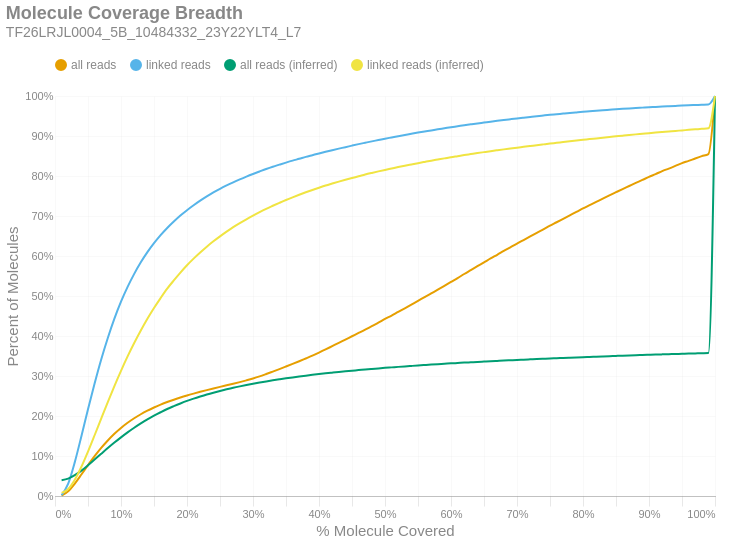

The notebook cell saved with this chart:
### Markdown cell above
### Molecule Read Coverage
This chart shows molecule coverage breadth as computed by the number of bases aligned to that molecule. In other words, "*how much of each unique long molecule is actually sequenced/aligned?*" Keep in mind there is a distinction between sequences and alignments, since some sequences belonging to a particular molecule may not align well and wouldn't appear in the alignment data. This chart also shows molecule coverage breadth as computed by the *inferred fragment* from which the aligned sequences originate. Unlike read coverage, this calculation takes into account the total insert size, including unsequenced gaps between the forward and reverse reads. Like the previous figures, these are cumulative percents.

### Code cell
if SKIPLR:
    print_html(f"Skipped")
else:
    binned_df = consolidated_hist(valids['coverage_bp'], mask, 0.01, True)
    binned_df_inf = consolidated_hist(valids['coverage_inserts'], mask, 0.01, True)
    binned_df = binned_df.with_columns(pl.lit(binned_df_inf['all reads (cumsum)']).alias('all reads (inferred)'))
    binned_df = binned_df.with_columns(pl.lit(binned_df_inf['linked reads (cumsum)']).alias('linked reads (inferred)'))
    binned_df = binned_df.with_columns(
        (pl.col('bin').cast(pl.Float64) + 0.01).alias('right_edge')
    )

    with SafeRender(binned_df):
        (
            density_plot(binned_df, 'Molecule Coverage Breadth', samplename, 'molcov', ['all reads (inferred)','linked reads (inferred)'])
            .encode(
                #x=alt.X('bin:Q', title="% Molecule Covered").axis(format = '%').scale(padding=0),
                x=alt.X('right_edge:Q', title="% Molecule Covered").axis(format='%').scale(padding=0),
                y=alt.Y('value:Q', title='Percent of Molecules')
                    .axis(format='%')
                    .stack(False)
                    .scale(domainMin=0, padding=0),
                color=alt.Color("key:N").scale(domain = ["all reads", "linked reads", "all reads (inferred)", "linked reads (inferred)"]),
                tooltip = [
                    alt.Tooltip("key:N", title = "Data Type"),
                    alt.Tooltip("range_label:N", title="% Molecule Covered"),
                    alt.Tooltip("value:Q", format = ".2%", title="% Molecules")
                ]
            )
        ).display()

### Figure 1 — Vega-Lite specification as saved in the notebook (floating-point values rounded to 4 significant figures)
{"width": "container", "height": 400, "config": {"title": {"anchor": "start", "dy": -15, "fontSize": 18, "color": "#888888", "subtitleColor": "#888888", "subtitleFontSize": 14}, "arc": {"fill": "#0072B2"}, "axis": {"domainColor": "#888888", "domainWidth": 0.5, "gridWidth": 0.2, "grid": false, "titleFontWeight": 400, "titleFontSize": 15, "labelFontSize": 11, "labelColor": "#888888", "tickColor": "#888888", "tickWidth": 0.2, "titleColor": "#888888"}, "axisBand": {"grid": false}, "axisX": {"grid": true, "tickSize": 10, "domainCap": "round"}, "axisY": {"domain": false, "grid": true, "tickSize": 0, "domainCap": "round"}, "background": "transparent", "header": {"labelFontSize": 15, "labelColor": "#888888", "titleFontSize": 15, "titleFontWeight": 600, "titleColor": "#888888"}, "legend": {"labelFont": "sans-serif", "labelFontSize": 12, "labelColor": "#888888", "symbolSize": 100, "symbolType": "circle", "titleFontSize": 12, "titlePadding": 10, "titleColor": "#888888", "title": null, "orient": "top"}, "range": {"category": ["#E69F00", "#56B4E9", "#009E73", "#F0E442", "#0072B2", "#D55E00", "#CC79A7", "#000000"], "diverging": ["#cfe8f3", "#a2d4ec", "#73bfe2", "#46abdb", "#1696d2", "#12719e"]}, "area": {"fill": "#0072B2", "fillOpacity": 0.7, "line": true, "strokeOpacity": 0.7}, "line": {"color": "#0072B2", "stroke": "#0072B2", "strokeWidth": 2}, "trail": {"color": "#0072B2", "stroke": "#0072B2", "strokeWidth": 0, "size": 1}, "point": {"filled": true, "fillOpacity": 1.0, "size": 95}, "text": {"color": "#888888", "fontSize": 11, "align": "right", "fontWeight": 400, "size": 11}, "bar": {"fill": "#0072B2", "stroke": null}, "view": {"stroke": null, "continuousWidth": 660, "continuousHeight": 400}}, "data": {"name": "data-f72bf95aad74eae9a3469110e80487e3"}, "mark": {"type": "line", "interpolate": "monotone", "point": {"opacity": 0, "size": 275}}, "encoding": {"color": {"field": "key", "scale": {"domain": ["all reads", "linked reads", "all reads (inferred)", "linked reads (inferred)"]}, "type": "nominal"}, "tooltip": [{"field": "key", "title": "Data Type", "type": "nominal"}, {"field": "range_label", "title": "% Molecule Covered", "type": "nominal"}, {"field": "value", "format": ".2%", "title": "% Molecules", "type": "quantitative"}], "x": {"axis": {"format": "%"}, "field": "right_edge", "scale": {"padding": 0}, "title": "% Molecule Covered", "type": "quantitative"}, "y": {"axis": {"format": "%"}, "field": "value", "scale": {"domainMin": 0, "padding": 0}, "stack": false, "title": "Percent of Molecules", "type": "quantitative"}}, "params": [{"name": "param_c36ac31b6afebe62", "select": {"type": "point", "fields": ["key"]}, "bind": "legend"}], "title": {"text": "Molecule Coverage Breadth", "subtitle": "TF26LRJL0004_5B_10484332_23Y22YLT4_L7"}, "transform": [{"fold": ["all reads (cumsum)", "linked reads (cumsum)", "all reads (inferred)", "linked reads (inferred)"]}, {"calculate": "replace(datum.key, ' (cumsum)', '')", "as": "key"}, {"filter": {"param": "param_c36ac31b6afebe62"}}], "usermeta": {"embedOptions": {"downloadFileName": "TF26LRJL0004_5B_10484332_23Y22YLT4_L7.molcov"}}, "$schema": "https://vega.github.io/schema/vega-lite/v6.4.1.json", "datasets": {"data-f72bf95aad74eae9a3469110e80487e3": [{"bin": "0.0", "interval": "0.0-0.01", "all reads": 0.001015, "linked reads": 0.001934, "all reads (cumsum)": 0.001015, "linked reads (cumsum)": 0.001934, "range_label": "0.0-0.01", "all reads (inferred)": 0.03955, "linked reads (inferred)": 0.007779, "right_edge": 0.01}, {"bin": "0.01", "interval": "0.01-0.02", "all reads": 0.01082, "linked reads": 0.0288, "all reads (cumsum)": 0.01183, "linked reads (cumsum)": 0.03073, "range_label": "0.01-0.02", "all reads (inferred)": 0.04351, "linked reads (inferred)": 0.01763, "right_edge": 0.02}, {"bin": "0.02", "interval": "0.02-0.03", "all reads": 0.01934, "linked reads": 0.05395, "all reads (cumsum)": 0.03117, "linked reads (cumsum)": 0.08468, "range_label": "0.02-0.03", "all reads (inferred)": 0.05199, "linked reads (inferred)": 0.04083, "right_edge": 0.03}, {"bin": "0.03", "interval": "0.03-0.04", "all reads": 0.02268, "linked reads": 0.06488, "all reads (cumsum)": 0.05385, "linked reads (cumsum)": 0.1496, "range_label": "0.03-0.04", "all reads (inferred)": 0.06341, "linked reads (inferred)": 0.07305, "right_edge": 0.04}, {"bin": "0.04", "interval": "0.04-0.05", "all reads": 0.0235, "linked reads": 0.06759, "all reads (cumsum)": 0.07735, "linked reads (cumsum)": 0.2171, "range_label": "0.04-0.05", "all reads (inferred)": 0.07678, "linked reads (inferred)": 0.1111, "right_edge": 0.05}, {"bin": "0.05", "interval": "0.05-0.06", "all reads": 0.0222, "linked reads": 0.06406, "all reads (cumsum)": 0.09955, "linked reads (cumsum)": 0.2812, "range_label": "0.05-0.06", "all reads (inferred)": 0.09101, "linked reads (inferred)": 0.1519, "right_edge": 0.06}, {"bin": "0.06", "interval": "0.06-0.07", "all reads": 0.02074, "linked reads": 0.0601, "all reads (cumsum)": 0.1203, "linked reads (cumsum)": 0.3413, "range_label": "0.06-0.07", "all reads (inferred)": 0.1055, "linked reads (inferred)": 0.1936, "right_edge": 0.07}, {"bin": "0.07", "interval": "0.07-0.08", "all reads": 0.01856, "linked reads": 0.05379, "all reads (cumsum)": 0.1388, "linked reads (cumsum)": 0.3951, "range_label": "0.07-0.08", "all reads (inferred)": 0.1197, "linked reads (inferred)": 0.2349, "right_edge": 0.08}, {"bin": "0.08", "interval": "0.08-0.09", "all reads": 0.01667, "linked reads": 0.04827, "all reads (cumsum)": 0.1555, "linked reads (cumsum)": 0.4434, "range_label": "0.08-0.09", "all reads (inferred)": 0.1335, "linked reads (inferred)": 0.2749, "right_edge": 0.09}, {"bin": "0.09", "interval": "0.09-0.1", "all reads": 0.01464, "linked reads": 0.04233, "all reads (cumsum)": 0.1702, "linked reads (cumsum)": 0.4857, "range_label": "0.09-0.1", "all reads (inferred)": 0.1467, "linked reads (inferred)": 0.3129, "right_edge": 0.1}, {"bin": "0.1", "interval": "0.1-0.11", "all reads": 0.01282, "linked reads": 0.03699, "all reads (cumsum)": 0.183, "linked reads (cumsum)": 0.5227, "range_label": "0.1-0.11", "all reads (inferred)": 0.1591, "linked reads (inferred)": 0.3489, "right_edge": 0.11}, {"bin": "0.11", "interval": "0.11-0.12", "all reads": 0.01134, "linked reads": 0.03265, "all reads (cumsum)": 0.1943, "linked reads (cumsum)": 0.5553, "range_label": "0.11-0.12", "all reads (inferred)": 0.1706, "linked reads (inferred)": 0.3823, "right_edge": 0.12}, {"bin": "0.12", "interval": "0.12-0.13", "all reads": 0.01009, "linked reads": 0.02885, "all reads (cumsum)": 0.2044, "linked reads (cumsum)": 0.5842, "range_label": "0.12-0.13", "all reads (inferred)": 0.1814, "linked reads (inferred)": 0.4137, "right_edge": 0.13}, {"bin": "0.13", "interval": "0.13-0.14", "all reads": 0.008904, "linked reads": 0.0254, "all reads (cumsum)": 0.2133, "linked reads (cumsum)": 0.6096, "range_label": "0.13-0.14", "all reads (inferred)": 0.1916, "linked reads (inferred)": 0.4431, "right_edge": 0.14}, {"bin": "0.14", "interval": "0.14-0.15", "all reads": 0.007935, "linked reads": 0.02241, "all reads (cumsum)": 0.2212, "linked reads (cumsum)": 0.632, "range_label": "0.14-0.15", "all reads (inferred)": 0.2008, "linked reads (inferred)": 0.47, "right_edge": 0.15}, {"bin": "0.15", "interval": "0.15-0.16", "all reads": 0.007176, "linked reads": 0.02013, "all reads (cumsum)": 0.2284, "linked reads (cumsum)": 0.6521, "range_label": "0.15-0.16", "all reads (inferred)": 0.2094, "linked reads (inferred)": 0.4948, "right_edge": 0.16}, {"bin": "0.16", "interval": "0.16-0.17", "all reads": 0.006493, "linked reads": 0.01803, "all reads (cumsum)": 0.2349, "linked reads (cumsum)": 0.6702, "range_label": "0.16-0.17", "all reads (inferred)": 0.2175, "linked reads (inferred)": 0.5183, "right_edge": 0.17}, {"bin": "0.17", "interval": "0.17-0.18", "all reads": 0.005878, "linked reads": 0.01616, "all reads (cumsum)": 0.2408, "linked reads (cumsum)": 0.6863, "range_label": "0.17-0.18", "all reads (inferred)": 0.2246, "linked reads (inferred)": 0.539, "right_edge": 0.18}, {"bin": "0.18", "interval": "0.18-0.19", "all reads": 0.005514, "linked reads": 0.01493, "all reads (cumsum)": 0.2463, "linked reads (cumsum)": 0.7012, "range_label": "0.18-0.19", "all reads (inferred)": 0.2313, "linked reads (inferred)": 0.5586, "right_edge": 0.19}, {"bin": "0.19", "interval": "0.19-0.2", "all reads": 0.005019, "linked reads": 0.01335, "all reads (cumsum)": 0.2513, "linked reads (cumsum)": 0.7146, "range_label": "0.19-0.2", "all reads (inferred)": 0.2377, "linked reads (inferred)": 0.5769, "right_edge": 0.2}, {"bin": "0.2", "interval": "0.2-0.21", "all reads": 0.004662, "linked reads": 0.01229, "all reads (cumsum)": 0.256, "linked reads (cumsum)": 0.7269, "range_label": "0.2-0.21", "all reads (inferred)": 0.2434, "linked reads (inferred)": 0.5935, "right_edge": 0.21}, {"bin": "0.21", "interval": "0.21-0.22", "all reads": 0.00448, "linked reads": 0.01149, "all reads (cumsum)": 0.2605, "linked reads (cumsum)": 0.7384, "range_label": "0.21-0.22", "all reads (inferred)": 0.2487, "linked reads (inferred)": 0.6088, "right_edge": 0.22}, {"bin": "0.22", "interval": "0.22-0.23", "all reads": 0.004281, "linked reads": 0.01069, "all reads (cumsum)": 0.2647, "linked reads (cumsum)": 0.7491, "range_label": "0.22-0.23", "all reads (inferred)": 0.2537, "linked reads (inferred)": 0.6234, "right_edge": 0.23}, {"bin": "0.23", "interval": "0.23-0.24", "all reads": 0.004161, "linked reads": 0.009889, "all reads (cumsum)": 0.2689, "linked reads (cumsum)": 0.7589, "range_label": "0.23-0.24", "all reads (inferred)": 0.2583, "linked reads (inferred)": 0.6367, "right_edge": 0.24}, {"bin": "0.24", "interval": "0.24-0.25", "all reads": 0.003982, "linked reads": 0.009065, "all reads (cumsum)": 0.2729, "linked reads (cumsum)": 0.768, "range_label": "0.24-0.25", "all reads (inferred)": 0.2626, "linked reads (inferred)": 0.6491, "right_edge": 0.25}, {"bin": "0.25", "interval": "0.25-0.26", "all reads": 0.003773, "linked reads": 0.008325, "all reads (cumsum)": 0.2767, "linked reads (cumsum)": 0.7763, "range_label": "0.25-0.26", "all reads (inferred)": 0.2667, "linked reads (inferred)": 0.661, "right_edge": 0.26}, {"bin": "0.26", "interval": "0.26-0.27", "all reads": 0.003894, "linked reads": 0.007815, "all reads (cumsum)": 0.2805, "linked reads (cumsum)": 0.7841, "range_label": "0.26-0.27", "all reads (inferred)": 0.2706, "linked reads (inferred)": 0.6722, "right_edge": 0.27}, {"bin": "0.27", "interval": "0.27-0.28", "all reads": 0.004114, "linked reads": 0.007352, "all reads (cumsum)": 0.2847, "linked reads (cumsum)": 0.7915, "range_label": "0.27-0.28", "all reads (inferred)": 0.2741, "linked reads (inferred)": 0.6823, "right_edge": 0.28}, {"bin": "0.28", "interval": "0.28-0.29", "all reads": 0.004401, "linked reads": 0.006964, "all reads (cumsum)": 0.2891, "linked reads (cumsum)": 0.7985, "range_label": "0.28-0.29", "all reads (inferred)": 0.2774, "linked reads (inferred)": 0.6918, "right_edge": 0.29}, {"bin": "0.29", "interval": "0.29-0.3", "all reads": 0.0047, "linked reads": 0.006584, "all reads (cumsum)": 0.2938, "linked reads (cumsum)": 0.805, "range_label": "0.29-0.3", "all reads (inferred)": 0.2805, "linked reads (inferred)": 0.7009, "right_edge": 0.3}, {"bin": "0.3", "interval": "0.3-0.31", "all reads": 0.005322, "linked reads": 0.006267, "all reads (cumsum)": 0.2991, "linked reads (cumsum)": 0.8113, "range_label": "0.3-0.31", "all reads (inferred)": 0.2836, "linked reads (inferred)": 0.7096, "right_edge": 0.31}, {"bin": "0.31", "interval": "0.31-0.32", "all reads": 0.00589, "linked reads": 0.006146, "all reads (cumsum)": 0.305, "linked reads (cumsum)": 0.8175, "range_label": "0.31-0.32", "all reads (inferred)": 0.2865, "linked reads (inferred)": 0.718, "right_edge": 0.32}, {"bin": "0.32", "interval": "0.32-0.33", "all reads": 0.006106, "linked reads": 0.005678, "all reads (cumsum)": 0.3111, "linked reads (cumsum)": 0.8231, "range_label": "0.32-0.33", "all reads (inferred)": 0.2891, "linked reads (inferred)": 0.7255, "right_edge": 0.33}, {"bin": "0.33", "interval": "0.33-0.34", "all reads": 0.006139, "linked reads": 0.005232, "all reads (cumsum)": 0.3172, "linked reads (cumsum)": 0.8284, "range_label": "0.33-0.34", "all reads (inferred)": 0.2916, "linked reads (inferred)": 0.7329, "right_edge": 0.34}, {"bin": "0.34", "interval": "0.34-0.35", "all reads": 0.006435, "linked reads": 0.005143, "all reads (cumsum)": 0.3237, "linked reads (cumsum)": 0.8335, "range_label": "0.34-0.35", "all reads (inferred)": 0.2941, "linked reads (inferred)": 0.74, "right_edge": 0.35}, {"bin": "0.35", "interval": "0.35-0.36", "all reads": 0.006541, "linked reads": 0.004922, "all reads (cumsum)": 0.3302, "linked reads (cumsum)": 0.8384, "range_label": "0.35-0.36", "all reads (inferred)": 0.2965, "linked reads (inferred)": 0.7467, "right_edge": 0.36}, {"bin": "0.36", "interval": "0.36-0.37", "all reads": 0.00671, "linked reads": 0.004568, "all reads (cumsum)": 0.3369, "linked reads (cumsum)": 0.843, "range_label": "0.36-0.37", "all reads (inferred)": 0.2987, "linked reads (inferred)": 0.7531, "right_edge": 0.37}, {"bin": "0.37", "interval": "0.37-0.38", "all reads": 0.006917, "linked reads": 0.004724, "all reads (cumsum)": 0.3438, "linked reads (cumsum)": 0.8477, "range_label": "0.37-0.38", "all reads (inferred)": 0.3008, "linked reads (inferred)": 0.7592, "right_edge": 0.38}, {"bin": "0.38", "interval": "0.38-0.39", "all reads": 0.006962, "linked reads": 0.004358, "all reads (cumsum)": 0.3508, "linked reads (cumsum)": 0.8521, "range_label": "0.38-0.39", "all reads (inferred)": 0.3028, "linked reads (inferred)": 0.7651, "right_edge": 0.39}, {"bin": "0.39", "interval": "0.39-0.4", "all reads": 0.007592, "linked reads": 0.004358, "all reads (cumsum)": 0.3584, "linked reads (cumsum)": 0.8564, "range_label": "0.39-0.4", "all reads (inferred)": 0.3048, "linked reads (inferred)": 0.7707, "right_edge": 0.4}, {"bin": "0.4", "interval": "0.4-0.41", "all reads": 0.007943, "linked reads": 0.004182, "all reads (cumsum)": 0.3663, "linked reads (cumsum)": 0.8606, "range_label": "0.4-0.41", "all reads (inferred)": 0.3067, "linked reads (inferred)": 0.7761, "right_edge": 0.41}, {"bin": "0.41", "interval": "0.41-0.42", "all reads": 0.008293, "linked reads": 0.003987, "all reads (cumsum)": 0.3746, "linked reads (cumsum)": 0.8646, "range_label": "0.41-0.42", "all reads (inferred)": 0.3084, "linked reads (inferred)": 0.7811, "right_edge": 0.42}, {"bin": "0.42", "interval": "0.42-0.43", "all reads": 0.0083, "linked reads": 0.003828, "all reads (cumsum)": 0.3829, "linked reads (cumsum)": 0.8684, "range_label": "0.42-0.43", "all reads (inferred)": 0.3101, "linked reads (inferred)": 0.7859, "right_edge": 0.43}, {"bin": "0.43", "interval": "0.43-0.44", "all reads": 0.0082, "linked reads": 0.003682, "all reads (cumsum)": 0.3911, "linked reads (cumsum)": 0.8721, "range_label": "0.43-0.44", "all reads (inferred)": 0.3117, "linked reads (inferred)": 0.7905, "right_edge": 0.44}, {"bin": "0.44", "interval": "0.44-0.45", "all reads": 0.008282, "linked reads": 0.003817, "all reads (cumsum)": 0.3994, "linked reads (cumsum)": 0.8759, "range_label": "0.44-0.45", "all reads (inferred)": 0.3132, "linked reads (inferred)": 0.7949, "right_edge": 0.45}, {"bin": "0.45", "interval": "0.45-0.46", "all reads": 0.008229, "linked reads": 0.003712, "all reads (cumsum)": 0.4076, "linked reads (cumsum)": 0.8796, "range_label": "0.45-0.46", "all reads (inferred)": 0.3147, "linked reads (inferred)": 0.7992, "right_edge": 0.46}, {"bin": "0.46", "interval": "0.46-0.47", "all reads": 0.008345, "linked reads": 0.003489, "all reads (cumsum)": 0.416, "linked reads (cumsum)": 0.8831, "range_label": "0.46-0.47", "all reads (inferred)": 0.3163, "linked reads (inferred)": 0.8036, "right_edge": 0.47}, {"bin": "0.47", "interval": "0.47-0.48", "all reads": 0.008711, "linked reads": 0.003457, "all reads (cumsum)": 0.4247, "linked reads (cumsum)": 0.8866, "range_label": "0.47-0.48", "all reads (inferred)": 0.3177, "linked reads (inferred)": 0.8076, "right_edge": 0.48}, {"bin": "0.48", "interval": "0.48-0.49", "all reads": 0.008461, "linked reads": 0.003287, "all reads (cumsum)": 0.4331, "linked reads (cumsum)": 0.8899, "range_label": "0.48-0.49", "all reads (inferred)": 0.319, "linked reads (inferred)": 0.8115, "right_edge": 0.49}, {"bin": "0.49", "interval": "0.49-0.5", "all reads": 0.009607, "linked reads": 0.003377, "all reads (cumsum)": 0.4427, "linked reads (cumsum)": 0.8933, "range_label": "0.49-0.5", "all reads (inferred)": 0.3203, "linked reads (inferred)": 0.8152, "right_edge": 0.5}, {"bin": "0.5", "interval": "0.5-0.51", "all reads": 0.008257, "linked reads": 0.003157, "all reads (cumsum)": 0.451, "linked reads (cumsum)": 0.8964, "range_label": "0.5-0.51", "all reads (inferred)": 0.3216, "linked reads (inferred)": 0.8187, "right_edge": 0.51}, {"bin": "0.51", "interval": "0.51-0.52", "all reads": 0.009275, "linked reads": 0.003176, "all reads (cumsum)": 0.4603, "linked reads (cumsum)": 0.8996, "range_label": "0.51-0.52", "all reads (inferred)": 0.3228, "linked reads (inferred)": 0.8223, "right_edge": 0.52}, {"bin": "0.52", "interval": "0.52-0.53", "all reads": 0.009015, "linked reads": 0.003003, "all reads (cumsum)": 0.4693, "linked reads (cumsum)": 0.9026, "range_label": "0.52-0.53", "all reads (inferred)": 0.324, "linked reads (inferred)": 0.8257, "right_edge": 0.53}, {"bin": "0.53", "interval": "0.53-0.54", "all reads": 0.009287, "linked reads": 0.003035, "all reads (cumsum)": 0.4786, "linked reads (cumsum)": 0.9056, "range_label": "0.53-0.54", "all reads (inferred)": 0.3252, "linked reads (inferred)": 0.8289, "right_edge": 0.54}, {"bin": "0.54", "interval": "0.54-0.55", "all reads": 0.009284, "linked reads": 0.002961, "all reads (cumsum)": 0.4879, "linked reads (cumsum)": 0.9086, "range_label": "0.54-0.55", "all reads (inferred)": 0.3263, "linked reads (inferred)": 0.8321, "right_edge": 0.55}, {"bin": "0.55", "interval": "0.55-0.56", "all reads": 0.009399, "linked reads": 0.002723, "all reads (cumsum)": 0.4973, "linked reads (cumsum)": 0.9113, "range_label": "0.55-0.56", "all reads (inferred)": 0.3274, "linked reads (inferred)": 0.8352, "right_edge": 0.56}, {"bin": "0.56", "interval": "0.56-0.57", "all reads": 0.009289, "linked reads": 0.002674, "all reads (cumsum)": 0.5066, "linked reads (cumsum)": 0.914, "range_label": "0.56-0.57", "all reads (inferred)": 0.3285, "linked reads (inferred)": 0.8383, "right_edge": 0.57}, {"bin": "0.57", "interval": "0.57-0.58", "all reads": 0.009256, "linked reads": 0.00276, "all reads (cumsum)": 0.5158, "linked reads (cumsum)": 0.9167, "range_label": "0.57-0.58", "all reads (inferred)": 0.3295, "linked reads (inferred)": 0.8412, "right_edge": 0.58}, {"bin": "0.58", "interval": "0.58-0.59", "all reads": 0.009505, "linked reads": 0.002548, "all reads (cumsum)": 0.5253, "linked reads (cumsum)": 0.9193, "range_label": "0.58-0.59", "all reads (inferred)": 0.3305, "linked reads (inferred)": 0.844, "right_edge": 0.59}, {"bin": "0.59", "interval": "0.59-0.6", "all reads": 0.009837, "linked reads": 0.002598, "all reads (cumsum)": 0.5352, "linked reads (cumsum)": 0.9219, "range_label": "0.59-0.6", "all reads (inferred)": 0.3316, "linked reads (inferred)": 0.847, "right_edge": 0.6}, {"bin": "0.6", "interval": "0.6-0.61", "all reads": 0.00967, "linked reads": 0.002439, "all reads (cumsum)": 0.5448, "linked reads (cumsum)": 0.9243, "range_label": "0.6-0.61", "all reads (inferred)": 0.3325, "linked reads (inferred)": 0.8496, "right_edge": 0.61}, {"bin": "0.61", "interval": "0.61-0.62", "all reads": 0.01015, "linked reads": 0.002494, "all reads (cumsum)": 0.555, "linked reads (cumsum)": 0.9268, "range_label": "0.61-0.62", "all reads (inferred)": 0.3334, "linked reads (inferred)": 0.8522, "right_edge": 0.62}, {"bin": "0.62", "interval": "0.62-0.63", "all reads": 0.009722, "linked reads": 0.002325, "all reads (cumsum)": 0.5647, "linked reads (cumsum)": 0.9292, "range_label": "0.62-0.63", "all reads (inferred)": 0.3343, "linked reads (inferred)": 0.8548, "right_edge": 0.63}, {"bin": "0.63", "interval": "0.63-0.64", "all reads": 0.009773, "linked reads": 0.002291, "all reads (cumsum)": 0.5745, "linked reads (cumsum)": 0.9314, "range_label": "0.63-0.64", "all reads (inferred)": 0.3353, "linked reads (inferred)": 0.8573, "right_edge": 0.64}, {"bin": "0.64", "interval": "0.64-0.65", "all reads": 0.009491, "linked reads": 0.002199, "all reads (cumsum)": 0.584, "linked reads (cumsum)": 0.9336, "range_label": "0.64-0.65", "all reads (inferred)": 0.3361, "linked reads (inferred)": 0.8597, "right_edge": 0.65}, {"bin": "0.65", "interval": "0.65-0.66", "all reads": 0.009821, "linked reads": 0.002225, "all reads (cumsum)": 0.5938, "linked reads (cumsum)": 0.9359, "range_label": "0.65-0.66", "all reads (inferred)": 0.337, "linked reads (inferred)": 0.8621, "right_edge": 0.66}, {"bin": "0.66", "interval": "0.66-0.67", "all reads": 0.009289, "linked reads": 0.002143, "all reads (cumsum)": 0.6031, "linked reads (cumsum)": 0.938, "range_label": "0.66-0.67", "all reads (inferred)": 0.3378, "linked reads (inferred)": 0.8644, "right_edge": 0.67}, {"bin": "0.67", "interval": "0.67-0.68", "all reads": 0.009601, "linked reads": 0.002062, "all reads (cumsum)": 0.6127, "linked reads (cumsum)": 0.9401, "range_label": "0.67-0.68", "all reads (inferred)": 0.3386, "linked reads (inferred)": 0.8666, "right_edge": 0.68}, {"bin": "0.68", "interval": "0.68-0.69", "all reads": 0.009187, "linked reads": 0.00196, "all reads (cumsum)": 0.6219, "linked reads (cumsum)": 0.942, "range_label": "0.68-0.69", "all reads (inferred)": 0.3393, "linked reads (inferred)": 0.8687, "right_edge": 0.69}, {"bin": "0.69", "interval": "0.69-0.7", "all reads": 0.009232, "linked reads": 0.001944, "all reads (cumsum)": 0.6311, "linked reads (cumsum)": 0.944, "range_label": "0.69-0.7", "all reads (inferred)": 0.3401, "linked reads (inferred)": 0.8709, "right_edge": 0.7}, {"bin": "0.7", "interval": "0.7-0.71", "all reads": 0.008857, "linked reads": 0.001892, "all reads (cumsum)": 0.6399, "linked reads (cumsum)": 0.9459, "range_label": "0.7-0.71", "all reads (inferred)": 0.3408, "linked reads (inferred)": 0.8729, "right_edge": 0.71}, {"bin": "0.71", "interval": "0.71-0.72", "all reads": 0.008948, "linked reads": 0.00187, "all reads (cumsum)": 0.6489, "linked reads (cumsum)": 0.9477, "range_label": "0.71-0.72", "all reads (inferred)": 0.3416, "linked reads (inferred)": 0.8749, "right_edge": 0.72}, {"bin": "0.72", "interval": "0.72-0.73", "all reads": 0.009077, "linked reads": 0.001842, "all reads (cumsum)": 0.658, "linked reads (cumsum)": 0.9496, "range_label": "0.72-0.73", "all reads (inferred)": 0.3423, "linked reads (inferred)": 0.877, "right_edge": 0.73}, {"bin": "0.73", "interval": "0.73-0.74", "all reads": 0.008768, "linked reads": 0.001685, "all reads (cumsum)": 0.6667, "linked reads (cumsum)": 0.9513, "range_label": "0.73-0.74", "all reads (inferred)": 0.343, "linked reads (inferred)": 0.8791, "right_edge": 0.74}, {"bin": "0.74", "interval": "0.74-0.75", "all reads": 0.009137, "linked reads": 0.001659, "all reads (cumsum)": 0.6759, "linked reads (cumsum)": 0.9529, "range_label": "0.74-0.75", "all reads (inferred)": 0.3438, "linked reads (inferred)": 0.8811, "right_edge": 0.75}, {"bin": "0.75", "interval": "0.75-0.76", "all reads": 0.008501, "linked reads": 0.00155, "all reads (cumsum)": 0.6844, "linked reads (cumsum)": 0.9545, "range_label": "0.75-0.76", "all reads (inferred)": 0.3444, "linked reads (inferred)": 0.883, "right_edge": 0.76}, {"bin": "0.76", "interval": "0.76-0.77", "all reads": 0.008681, "linked reads": 0.001575, "all reads (cumsum)": 0.6931, "linked reads (cumsum)": 0.956, "range_label": "0.76-0.77", "all reads (inferred)": 0.3451, "linked reads (inferred)": 0.8849, "right_edge": 0.77}, {"bin": "0.77", "interval": "0.77-0.78", "all reads": 0.008702, "linked reads": 0.001545, "all reads (cumsum)": 0.7018, "linked reads (cumsum)": 0.9576, "range_label": "0.77-0.78", "all reads (inferred)": 0.3458, "linked reads (inferred)": 0.8868, "right_edge": 0.78}, {"bin": "0.78", "interval": "0.78-0.79", "all reads": 0.008413, "linked reads": 0.00144, "all reads (cumsum)": 0.7102, "linked reads (cumsum)": 0.959, "range_label": "0.78-0.79", "all reads (inferred)": 0.3465, "linked reads (inferred)": 0.8887, "right_edge": 0.79}, {"bin": "0.79", "interval": "0.79-0.8", "all reads": 0.008784, "linked reads": 0.001407, "all reads (cumsum)": 0.719, "linked reads (cumsum)": 0.9604, "range_label": "0.79-0.8", "all reads (inferred)": 0.3471, "linked reads (inferred)": 0.8905, "right_edge": 0.8}, {"bin": "0.8", "interval": "0.8-0.81", "all reads": 0.008085, "linked reads": 0.001299, "all reads (cumsum)": 0.727, "linked reads (cumsum)": 0.9617, "range_label": "0.8-0.81", "all reads (inferred)": 0.3477, "linked reads (inferred)": 0.8922, "right_edge": 0.81}, {"bin": "0.81", "interval": "0.81-0.82", "all reads": 0.008132, "linked reads": 0.001353, "all reads (cumsum)": 0.7352, "linked reads (cumsum)": 0.9631, "range_label": "0.81-0.82", "all reads (inferred)": 0.3484, "linked reads (inferred)": 0.894, "right_edge": 0.82}, {"bin": "0.82", "interval": "0.82-0.83", "all reads": 0.008373, "linked reads": 0.001274, "all reads (cumsum)": 0.7435, "linked reads (cumsum)": 0.9644, "range_label": "0.82-0.83", "all reads (inferred)": 0.349, "linked reads (inferred)": 0.8958, "right_edge": 0.83}, {"bin": "0.83", "interval": "0.83-0.84", "all reads": 0.008081, "linked reads": 0.001191, "all reads (cumsum)": 0.7516, "linked reads (cumsum)": 0.9656, "range_label": "0.83-0.84", "all reads (inferred)": 0.3496, "linked reads (inferred)": 0.8976, "right_edge": 0.84}, {"bin": "0.84", "interval": "0.84-0.85", "all reads": 0.007884, "linked reads": 0.001197, "all reads (cumsum)": 0.7595, "linked reads (cumsum)": 0.9668, "range_label": "0.84-0.85", "all reads (inferred)": 0.3502, "linked reads (inferred)": 0.8992, "right_edge": 0.85}, {"bin": "0.85", "interval": "0.85-0.86", "all reads": 0.007829, "linked reads": 0.001146, "all reads (cumsum)": 0.7673, "linked reads (cumsum)": 0.9679, "range_label": "0.85-0.86", "all reads (inferred)": 0.3508, "linked reads (inferred)": 0.9009, "right_edge": 0.86}, {"bin": "0.86", "interval": "0.86-0.87", "all reads": 0.007674, "linked reads": 0.001059, "all reads (cumsum)": 0.775, "linked reads (cumsum)": 0.969, "range_label": "0.86-0.87", "all reads (inferred)": 0.3514, "linked reads (inferred)": 0.9025, "right_edge": 0.87}, {"bin": "0.87", "interval": "0.87-0.88", "all reads": 0.007698, "linked reads": 0.0009567, "all reads (cumsum)": 0.7827, "linked reads (cumsum)": 0.9699, "range_label": "0.87-0.88", "all reads (inferred)": 0.352, "linked reads (inferred)": 0.9041, "right_edge": 0.88}, {"bin": "0.88", "interval": "0.88-0.89", "all reads": 0.007478, "linked reads": 0.001021, "all reads (cumsum)": 0.7902, "linked reads (cumsum)": 0.9709, "range_label": "0.88-0.89", "all reads (inferred)": 0.3525, "linked reads (inferred)": 0.9056, "right_edge": 0.89}, {"bin": "0.89", "interval": "0.89-0.9", "all reads": 0.007634, "linked reads": 0.001006, "all reads (cumsum)": 0.7978, "linked reads (cumsum)": 0.9719, "range_label": "0.89-0.9", "all reads (inferred)": 0.353, "linked reads (inferred)": 0.9071, "right_edge": 0.9}, {"bin": "0.9", "interval": "0.9-0.91", "all reads": 0.00689, "linked reads": 0.0008199, "all reads (cumsum)": 0.8047, "linked reads (cumsum)": 0.9728, "range_label": "0.9-0.91", "all reads (inferred)": 0.3536, "linked reads (inferred)": 0.9086, "right_edge": 0.91}, {"bin": "0.91", "interval": "0.91-0.92", "all reads": 0.007596, "linked reads": 0.0008896, "all reads (cumsum)": 0.8123, "linked reads (cumsum)": 0.9737, "range_label": "0.91-0.92", "all reads (inferred)": 0.3541, "linked reads (inferred)": 0.91, "right_edge": 0.92}, {"bin": "0.92", "interval": "0.92-0.93", "all reads": 0.006253, "linked reads": 0.0008351, "all reads (cumsum)": 0.8186, "linked reads (cumsum)": 0.9745, "range_label": "0.92-0.93", "all reads (inferred)": 0.3546, "linked reads (inferred)": 0.9113, "right_edge": 0.93}, {"bin": "0.93", "interval": "0.93-0.94", "all reads": 0.006797, "linked reads": 0.0008123, "all reads (cumsum)": 0.8254, "linked reads (cumsum)": 0.9753, "range_label": "0.93-0.94", "all reads (inferred)": 0.3551, "linked reads (inferred)": 0.9127, "right_edge": 0.94}, {"bin": "0.94", "interval": "0.94-0.95", "all reads": 0.006899, "linked reads": 0.0007996, "all reads (cumsum)": 0.8323, "linked reads (cumsum)": 0.9761, "range_label": "0.94-0.95", "all reads (inferred)": 0.3555, "linked reads (inferred)": 0.914, "right_edge": 0.95}, {"bin": "0.95", "interval": "0.95-0.96", "all reads": 0.00552, "linked reads": 0.00074, "all reads (cumsum)": 0.8378, "linked reads (cumsum)": 0.9768, "range_label": "0.95-0.96", "all reads (inferred)": 0.356, "linked reads (inferred)": 0.9154, "right_edge": 0.96}, {"bin": "0.96", "interval": "0.96-0.97", "all reads": 0.006039, "linked reads": 0.000645, "all reads (cumsum)": 0.8438, "linked reads (cumsum)": 0.9775, "range_label": "0.96-0.97", "all reads (inferred)": 0.3565, "linked reads (inferred)": 0.9166, "right_edge": 0.97}, {"bin": "0.97", "interval": "0.97-0.98", "all reads": 0.005761, "linked reads": 0.0006374, "all reads (cumsum)": 0.8496, "linked reads (cumsum)": 0.9781, "range_label": "0.97-0.98", "all reads (inferred)": 0.357, "linked reads (inferred)": 0.9179, "right_edge": 0.98}, {"bin": "0.98", "interval": "0.98-0.99", "all reads": 0.005205, "linked reads": 0.0006716, "all reads (cumsum)": 0.8548, "linked reads (cumsum)": 0.9788, "range_label": "0.98-0.99", "all reads (inferred)": 0.3575, "linked reads (inferred)": 0.9192, "right_edge": 0.99}, {"bin": "0.99", "interval": "0.99-1.0", "all reads": 0.1452, "linked reads": 0.02121, "all reads (cumsum)": 1.0, "linked reads (cumsum)": 1.0, "range_label": "0.99-1.0", "all reads (inferred)": 1.0, "linked reads (inferred)": 1.0, "right_edge": 1.0}]}}
